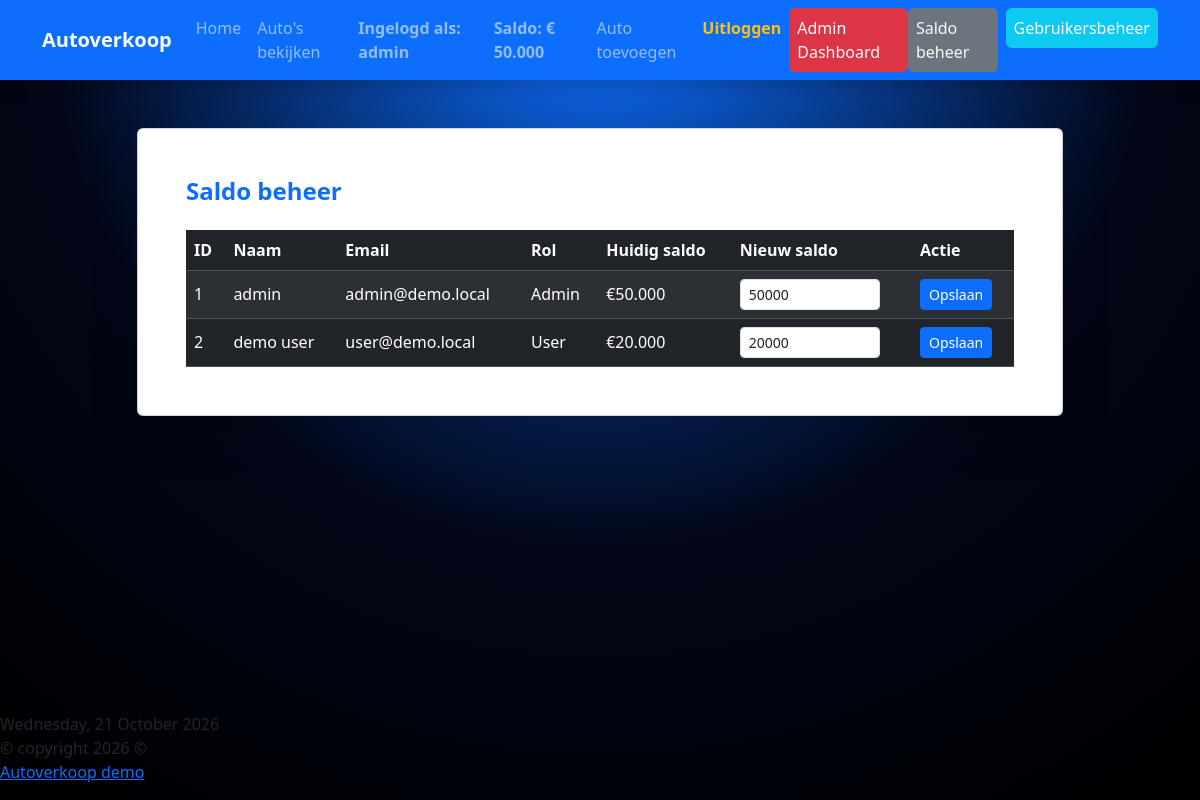
The app's page /admin-saldo.php (signed in) with its own data.
### tables this page shows
CREATE TABLE `gebruiker` (
    `id` SMALLINT AUTO_INCREMENT PRIMARY KEY,
    `naam` VARCHAR(100) NOT NULL,
    `email` VARCHAR(150) NOT NULL UNIQUE,
    `wachtwoord_hash` VARCHAR(255) NOT NULL,
    `is_admin` TINYINT(1) NOT NULL DEFAULT 0,
    `is_mainAdmin` TINYINT(1) NOT NULL DEFAULT 0,
    `saldo` INT NOT NULL DEFAULT 10000,
    `created_at` TIMESTAMP DEFAULT CURRENT_TIMESTAMP,
    `rol` ENUM('Admin', 'User') NOT NULL DEFAULT 'User'
);

### admin-saldo.php (the view, shortened to what this page needs)
<?php
require_once 'connect_db.php';
$stmt = $pdo->prepare("SELECT id, naam, email, saldo, rol FROM gebruiker ORDER BY id ASC");
$stmt->execute();
$gebruikers = $stmt->fetchAll(PDO::FETCH_ASSOC);
?>
<!DOCTYPE html>
<html lang="nl">
<head>
    <link
        href="https://cdn.jsdelivr.net/npm/bootstrap@5.3.3/dist/css/bootstrap.min.css"
        rel="stylesheet"
    >
</head>
<body>
<div class="page-wrapper">
    <?php include 'header.php'; ?>
    <main class="main-content">
        <div class="container py-5">
            <div class="row justify-content-center">
                <div class="col-lg-10">
                    <div class="card card-panel shadow-lg">
                        <div class="card-body p-4 p-md-5">
                            <h1 class="h4 text-primary fw-bold mb-4">Saldo beheer</h1>
                            <div class="table-responsive">
                                <table class="table table-dark table-striped align-middle mb-0">
                                    <thead>
                                    <tr>
                                        <th>ID</th>
                                        <th>Naam</th>
                                        <th>Email</th>
                                        <th>Rol</th>
                                        <th>Huidig saldo</th>
                                        <th>Nieuw saldo</th>
                                        <th>Actie</th>
                                    </tr>
                                    </thead>
                                    <tbody>
                                    <?php foreach ($gebruikers as $gebruiker): ?>
                                        <tr>
                                            <td><?= (int)$gebruiker['id'] ?></td>
                                            <td><?= htmlspecialchars($gebruiker['naam']) ?></td>
                                            <td><?= htmlspecialchars($gebruiker['email']) ?></td>
                                            <td><?= htmlspecialchars($gebruiker['rol']) ?></td>
                                            <td>
                                                €<?= number_format((int)$gebruiker['saldo'], 0, ',', '.') ?>
                                            </td>
                                            <td>
                                                <form method="post" class="d-flex gap-2 align-items-center">
                                                    <input type="number" name="nieuw_saldo"
                                                           class="form-control form-control-sm"
                                                           style="max-width: 140px;"
                                                           value="<?= (int)$gebruiker['saldo'] ?>">
                                            </td>
                                            <td>
                                                    <button type="submit" class="btn btn-sm btn-primary">
                                                        Opslaan
                                                    </button>
                                            </td>
                                        </tr>
                                    <?php endforeach; ?>
                                    </tbody>
                                </table>
                            </div>
                        </div>
                    </div>
                </div>
            </div>
        </div>
    </main>
    <?php include 'footer.php'; ?>
</div>
</body>
</html>

### header.php (shortened to what this page needs)
<?php
$currentUserId = $_SESSION['gebruiker_id'] ?? null;
$currentSaldo = null;
if ($currentUserId) {
    $stmtSaldo = $pdo->prepare("SELECT saldo FROM gebruiker WHERE id = ?");
    $stmtSaldo->execute([$currentUserId]);
    $rowSaldo = $stmtSaldo->fetch(PDO::FETCH_ASSOC);
    if ($rowSaldo) {
        $currentSaldo = (int)$rowSaldo['saldo'];
    }
}
?>
<link href="https://cdn.jsdelivr.net/npm/bootstrap@5.3.3/dist/css/bootstrap.min.css" rel="stylesheet">
<nav class="navbar navbar-expand-lg navbar-dark bg-primary shadow">
    <div class="container">
        <a class="navbar-brand fw-bold" href="index.php">Autoverkoop</a>
        <div class="collapse navbar-collapse" id="mainNavbar">
            <ul class="navbar-nav me-auto mb-2 mb-lg-0">
                <li class="nav-item">
                    <a class="nav-link" href="index.php">Home</a>
                </li>
                <li class="nav-item">
                    <a class="nav-link" href="auto-zien.php">Auto's bekijken</a>
                </li>
                <?php if (!isset($_SESSION['gebruiker_id'])): ?>
                    <li class="nav-item">
                        <a class="nav-link" href="registreer.php">Registreren</a>
                    </li>
                    <li class="nav-item">
                        <a class="nav-link" href="login.php">Inloggen</a>
                    </li>
                <?php else: ?>
                    <li class="nav-item">
                        <span class="nav-link fw-semibold">
                            Ingelogd als: <?= htmlspecialchars($_SESSION['gebruiker_naam']) ?>
                        </span>
                    </li>
                    <?php if ($currentSaldo !== null): ?>
                        <li class="nav-item">
                            <span class="nav-link fw-semibold">
                                Saldo: &euro; <?= number_format($currentSaldo, 0, ',', '.') ?>
                            </span>
                        </li>
                    <?php endif; ?>
                    <li class="nav-item">
                        <a class="nav-link" href="auto-voegtoe.php">Auto toevoegen</a>
                    </li>
                    <li class="nav-item">
                        <a class="nav-link text-warning fw-bold" href="loguit.php">Uitloggen</a>
                    </li>
                    <?php if (!empty($_SESSION['is_admin']) && $_SESSION['is_admin'] == 1): ?>
                        <li class="nav-item">
                            <a class="nav-link text-light bg-danger rounded px-2" href="admin-pagina.php">
                                Admin Dashboard
                            </a>
                        </li>
                        <li class="nav-item">
                            <a class="nav-link text-light bg-secondary rounded px-2" href="admin-saldo.php">
                                Saldo beheer
                            </a>
                        </li>
                    <?php endif; ?>
                    <?php if (!empty($_SESSION['is_mainAdmin']) && $_SESSION['is_mainAdmin'] == 1): ?>
                        <li class="nav-item">
                            <a class="nav-link text-light bg-info rounded px-2 ms-2" href="admin-gebruikers.php">
                                Gebruikersbeheer
                            </a>
                        </li>
                    <?php endif; ?>
                <?php endif; ?>
            </ul>
        </div>
    </div>
</nav>

### admin-saldo.php (style rules this page uses)
body { min-height: 100vh; background: radial-gradient(circle at top, #0d6efd 0, #020617 55%, #000 100%); color: #f8f9fa; }
.page-wrapper { min-height: 100vh; display: flex; flex-direction: column; }
.main-content { flex: 1; }
.card-panel { background: rgba(15, 23, 42, 0.95); border: 1px solid rgba(148, 163, 184, 0.35); }

### records on screen
gebruiker: saldo "50.000", id "1", naam "admin", email "admin@demo.local", rol "Admin", nieuw_saldo "50000"
gebruiker: id "2", naam "demo user", email "user@demo.local", rol "User", saldo "20.000", nieuw_saldo "20000"

### other values on screen
$_SESSION['gebruiker_naam'] "admin"
$datum "Wednesday, 21 October 2026"
